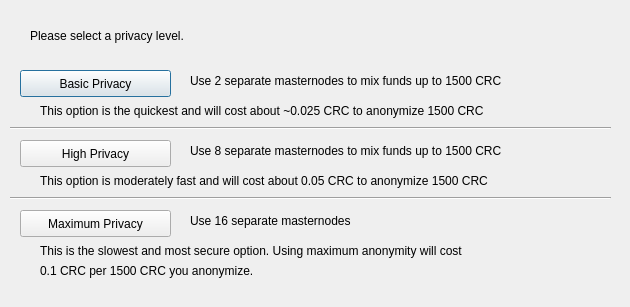
<?xml version="1.0" encoding="UTF-8"?>
<ui version="4.0">
 <class>DarksendConfig</class>
 <widget class="QDialog" name="DarksendConfig">
  <property name="geometry">
   <rect>
    <x>0</x>
    <y>0</y>
    <width>630</width>
    <height>307</height>
   </rect>
  </property>
  <property name="windowTitle">
   <string>Configure PrivateSend</string>
  </property>
  <widget class="QPushButton" name="buttonBasic">
   <property name="geometry">
    <rect>
     <x>20</x>
     <y>70</y>
     <width>151</width>
     <height>27</height>
    </rect>
   </property>
   <property name="text">
    <string>Basic Privacy</string>
   </property>
  </widget>
  <widget class="QPushButton" name="buttonHigh">
   <property name="geometry">
    <rect>
     <x>20</x>
     <y>140</y>
     <width>151</width>
     <height>27</height>
    </rect>
   </property>
   <property name="text">
    <string>High Privacy</string>
   </property>
  </widget>
  <widget class="QPushButton" name="buttonMax">
   <property name="geometry">
    <rect>
     <x>20</x>
     <y>210</y>
     <width>151</width>
     <height>27</height>
    </rect>
   </property>
   <property name="text">
    <string>Maximum Privacy</string>
   </property>
  </widget>
  <widget class="QLabel" name="label">
   <property name="geometry">
    <rect>
     <x>30</x>
     <y>20</y>
     <width>571</width>
     <height>31</height>
    </rect>
   </property>
   <property name="text">
    <string>Please select a privacy level.</string>
   </property>
  </widget>
  <widget class="QLabel" name="label_2">
   <property name="geometry">
    <rect>
     <x>190</x>
     <y>70</y>
     <width>421</width>
     <height>21</height>
    </rect>
   </property>
   <property name="text">
    <string>Use 2 separate masternodes to mix funds up to 1500 CRC</string>
   </property>
  </widget>
  <widget class="QLabel" name="label_3">
   <property name="geometry">
    <rect>
     <x>190</x>
     <y>140</y>
     <width>411</width>
     <height>21</height>
    </rect>
   </property>
   <property name="text">
    <string>Use 8 separate masternodes to mix funds up to 1500 CRC</string>
   </property>
  </widget>
  <widget class="QLabel" name="label_4">
   <property name="geometry">
    <rect>
     <x>190</x>
     <y>210</y>
     <width>421</width>
     <height>21</height>
    </rect>
   </property>
   <property name="text">
    <string>Use 16 separate masternodes</string>
   </property>
  </widget>
  <widget class="QLabel" name="label_6">
   <property name="geometry">
    <rect>
     <x>40</x>
     <y>100</y>
     <width>561</width>
     <height>21</height>
    </rect>
   </property>
   <property name="text">
    <string>This option is the quickest and will cost about ~0.025 CRC to anonymize 1500 CRC</string>
   </property>
  </widget>
  <widget class="QLabel" name="label_7">
   <property name="geometry">
    <rect>
     <x>40</x>
     <y>170</y>
     <width>561</width>
     <height>21</height>
    </rect>
   </property>
   <property name="text">
    <string>This option is moderately fast and will cost about 0.05 CRC to anonymize 1500 CRC</string>
   </property>
  </widget>
  <widget class="QLabel" name="label_8">
   <property name="geometry">
    <rect>
     <x>40</x>
     <y>240</y>
     <width>561</width>
     <height>21</height>
    </rect>
   </property>
   <property name="text">
    <string>This is the slowest and most secure option. Using maximum anonymity will cost</string>
   </property>
  </widget>
  <widget class="QLabel" name="label_9">
   <property name="geometry">
    <rect>
     <x>40</x>
     <y>260</y>
     <width>561</width>
     <height>21</height>
    </rect>
   </property>
   <property name="text">
    <string>0.1 CRC per 1500 CRC you anonymize.</string>
   </property>
  </widget>
  <widget class="Line" name="line">
   <property name="geometry">
    <rect>
     <x>10</x>
     <y>120</y>
     <width>601</width>
     <height>16</height>
    </rect>
   </property>
   <property name="orientation">
    <enum>Qt::Horizontal</enum>
   </property>
  </widget>
  <widget class="Line" name="line_2">
   <property name="geometry">
    <rect>
     <x>10</x>
     <y>190</y>
     <width>601</width>
     <height>16</height>
    </rect>
   </property>
   <property name="orientation">
    <enum>Qt::Horizontal</enum>
   </property>
  </widget>
 </widget>
 <resources/>
 <connections/>
</ui>
